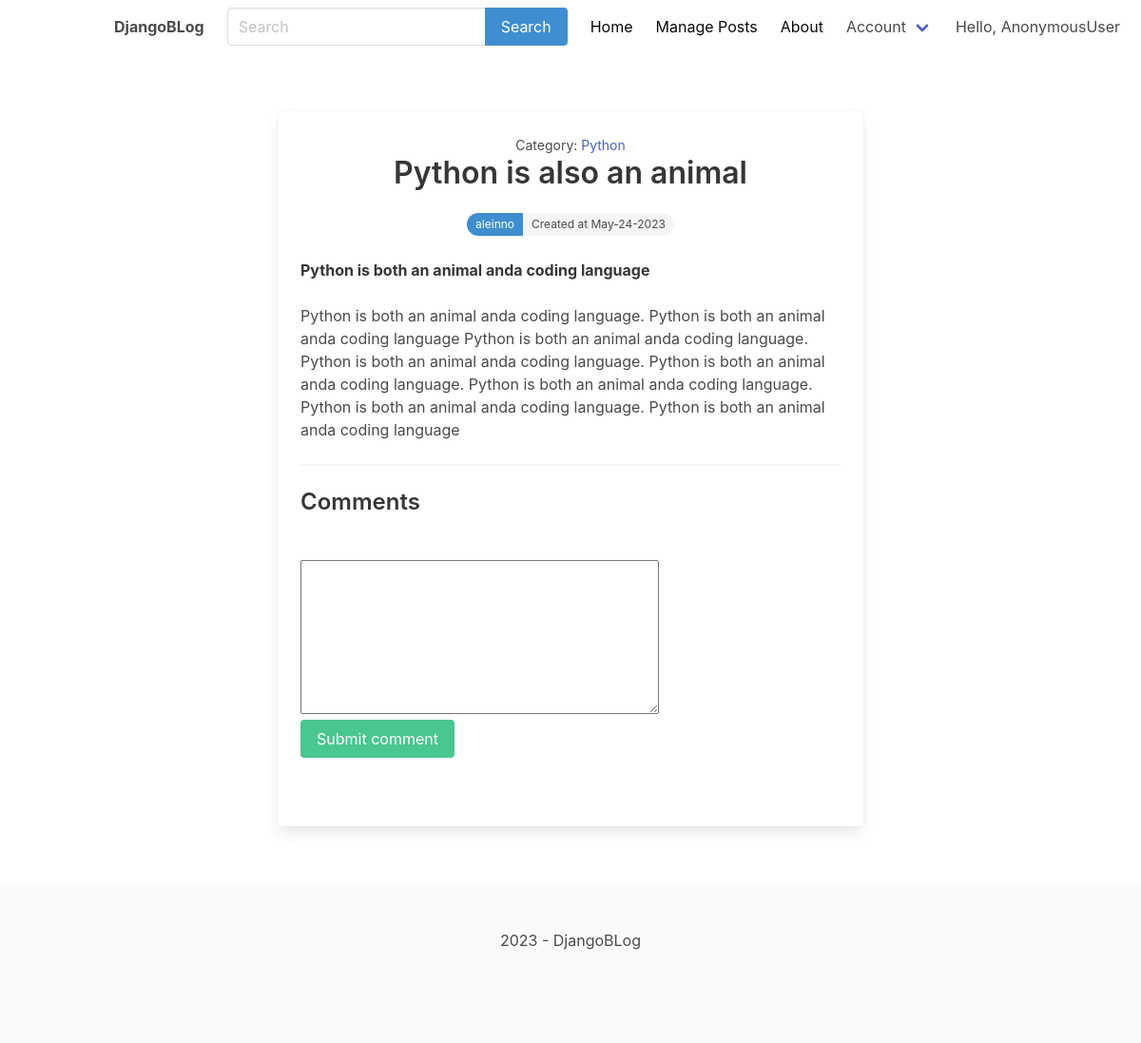
/python/python-is-also-an-animal/, run on an earlier commit of the app's database.
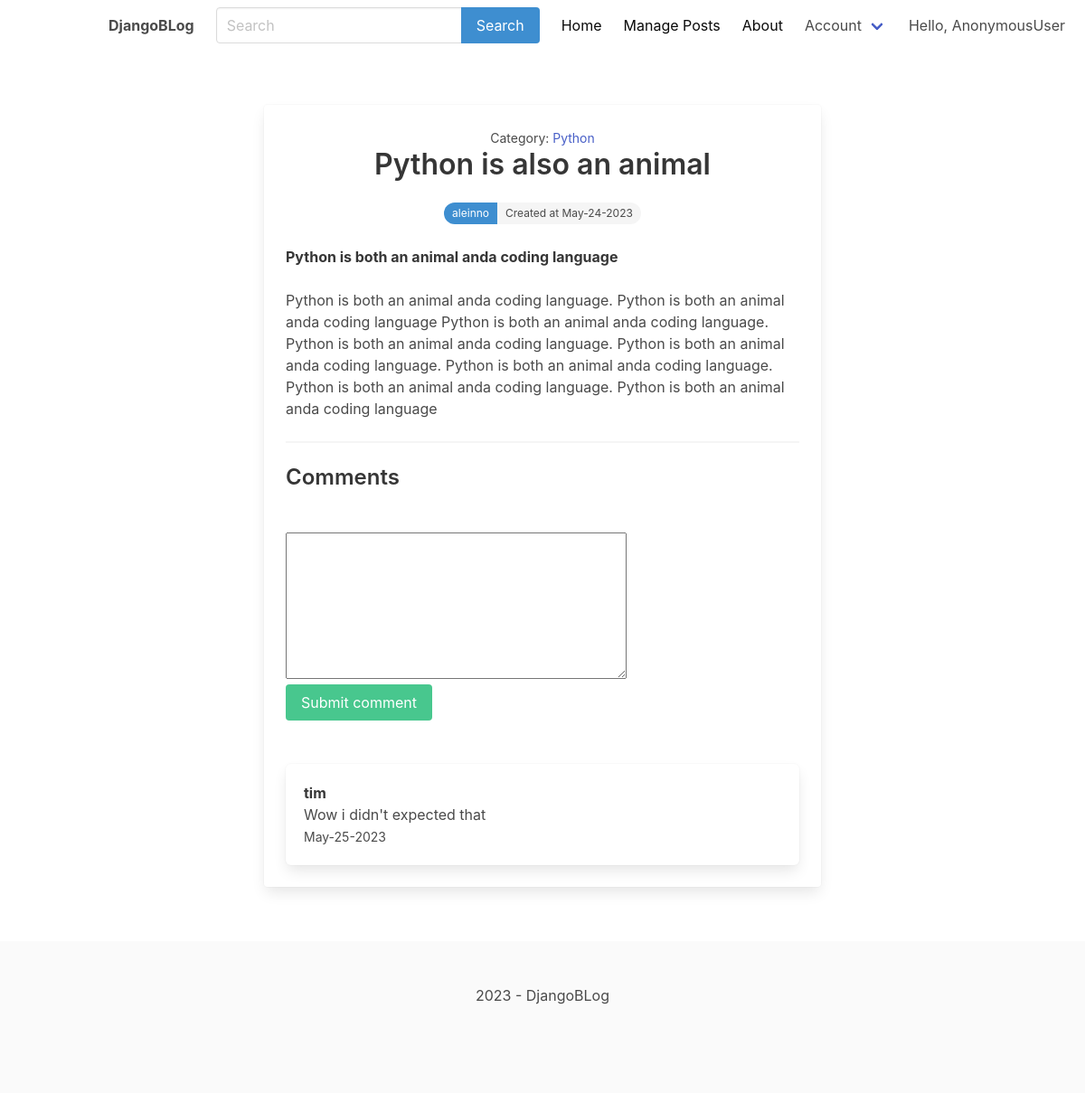
And on a later commit of the database.
### blog/models.py (models this page shows, shortened)
class Comment(models.Model):
    post = models.ForeignKey(Post, on_delete=models.CASCADE, related_name='comments', null=True)
    name = models.CharField(max_length=200)
    body = models.TextField(max_length=800)
    created = models.DateTimeField(auto_now_add=True)
    class Meta:
        ordering = ['-created']

### blog/views.py (the view)
# urls.py: path('<slug:category_slug>/<slug:slug>/', views.detail, name='post_detail'),
def detail(request, category_slug, slug):
    if request.user.is_authenticated is False:
        post = get_object_or_404(Post, slug=slug, status=Post.ACTIVE)
    else:
        post = get_object_or_404(Post, slug=slug)
    if request.method == 'POST' and request.user.is_authenticated:
        form = CommentForm(request.POST)
        if form.is_valid():
            comment = form.save(commit=False)
            comment.post = post
            comment.save()
        else:
            form = CommentForm()
    else:
        if request.method == 'POST' and request.user.is_authenticated is False:
            return redirect('loginPage')
    form = CommentForm()
    return render(request, 'blog/detail.html', {'post': post, 'form': form})

### blog/forms.py
class CommentForm(forms.ModelForm):
    class Meta:
        model = Comment
        fields = ('name', 'body')

### blog/models.py (called while the page is built)
    def __str__(self):
        return self.name

### blog/templates/blog/detail.html (shortened to what this page needs)
{% extends 'main.html' %}
{% block content %}
    <div class="container">
        <section class="articles">
            <div class="column is-8 is-offset-2">
                <div class="card article">
                    <div class="card-content">
                        <div class="media">
                            <div class="media-content has-text-centered">
                                <div>
                                    <p><small>Category: <a
                                            href="{% url 'category_detail' post.category.slug %}">{{ post.category }}</a></small>
                                    </p>
                                </div>
                                <p class="title article-title">{{ post.title }}</p>
                                <div class="tags has-addons level-item">
                                    <span class="tag is-rounded is-info">{{ post.author }}</span>
                                    <span class="tag is-rounded">Created at {{ post.created|date:'M-d-Y' }}</span>
                                </div>
                            </div>
                        </div>
                        <div class="content article-intro">
                            <strong>{{ post.intro }}</strong>
                        </div>
                        <div class="content article-body">
                            {{ post.body|safe }}
                        </div>
                        <hr>
                        <div class="content article-comments">
                            <h2 class="subtitle is-4">Comments</h2>
                            <form method="post" class="mb-6">
                                <label>
                                </label>
                                <br>
                                {{ form.body }}
                                <div class="field">
                                    <div class="control">
                                        <button class="button is-success">Submit comment</button>
                                    </div>
                                </div>
                            </form>
                        </div>
                        {% for comment in post.comments.all %}
                            <div class="box">
                                <article class="media">
                                    <div class="media-content">
                                        <div class="content">
                                            <p>
                                                <strong>{{ comment.name }}</strong>
                                                <br>
                                                {{ comment.body }}
                                                <br>
                                                <small>{{ comment.created|date:'M-d-Y' }}
                                                </small>
                                            </p>
                                        </div>
                                    </div>
                                </article>
                            </div>
                        {% endfor %}
                    </div>
                </div>
            </div>
        </section>
    </div>
{% endblock %}

What changed in the data, as far as the page shows it:
added Comment: name "tim", body "Wow i didn't expected that", created "May-25-2023"
